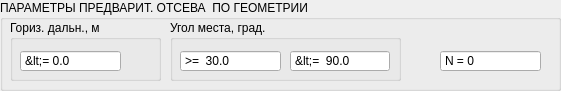
    <widget class="QGroupBox" name="groupBox_8">
     <property name="geometry">
      <rect>
       <x>10</x>
       <y>170</y>
       <width>561</width>
       <height>91</height>
      </rect>
     </property>
     <property name="title">
      <string>ПАРАМЕТРЫ ПРЕДВАРИТ. ОТСЕВА  ПО ГЕОМЕТРИИ</string>
     </property>
     <widget class="QGroupBox" name="groupBox_6">
      <property name="geometry">
       <rect>
        <x>10</x>
        <y>20</y>
        <width>151</width>
        <height>61</height>
       </rect>
      </property>
      <property name="title">
       <string>Гориз. дальн., м</string>
      </property>
      <widget class="QDoubleSpinBox" name="doubleSpinBox_40">
       <property name="geometry">
        <rect>
         <x>10</x>
         <y>30</y>
         <width>101</width>
         <height>22</height>
        </rect>
       </property>
       <property name="buttonSymbols">
        <enum>QAbstractSpinBox::NoButtons</enum>
       </property>
       <property name="prefix">
        <string>&lt;= </string>
       </property>
       <property name="suffix">
        <string/>
       </property>
       <property name="decimals">
        <number>1</number>
       </property>
       <property name="minimum">
        <double>0.000000000000000</double>
       </property>
       <property name="maximum">
        <double>1000000.000000000000000</double>
       </property>
       <property name="singleStep">
        <double>1.000000000000000</double>
       </property>
       <property name="value">
        <double>0.000000000000000</double>
       </property>
      </widget>
     </widget>
     <widget class="QGroupBox" name="groupBox_2">
      <property name="geometry">
       <rect>
        <x>170</x>
        <y>20</y>
        <width>231</width>
        <height>61</height>
       </rect>
      </property>
      <property name="title">
       <string>Угол места, град.</string>
      </property>
      <widget class="QDoubleSpinBox" name="doubleSpinBox_35">
       <property name="geometry">
        <rect>
         <x>10</x>
         <y>30</y>
         <width>101</width>
         <height>22</height>
        </rect>
       </property>
       <property name="buttonSymbols">
        <enum>QAbstractSpinBox::NoButtons</enum>
       </property>
       <property name="prefix">
        <string>&gt;=  </string>
       </property>
       <property name="suffix">
        <string/>
       </property>
       <property name="decimals">
        <number>1</number>
       </property>
       <property name="minimum">
        <double>0.000000000000000</double>
       </property>
       <property name="maximum">
        <double>90.000000000000000</double>
       </property>
       <property name="singleStep">
        <double>0.100000000000000</double>
       </property>
       <property name="value">
        <double>30.000000000000000</double>
       </property>
      </widget>
      <widget class="QDoubleSpinBox" name="doubleSpinBox_36">
       <property name="geometry">
        <rect>
         <x>120</x>
         <y>30</y>
         <width>100</width>
         <height>22</height>
        </rect>
       </property>
       <property name="buttonSymbols">
        <enum>QAbstractSpinBox::NoButtons</enum>
       </property>
       <property name="prefix">
        <string>&lt;=  </string>
       </property>
       <property name="suffix">
        <string/>
       </property>
       <property name="decimals">
        <number>1</number>
       </property>
       <property name="minimum">
        <double>0.000000000000000</double>
       </property>
       <property name="maximum">
        <double>90.000000000000000</double>
       </property>
       <property name="singleStep">
        <double>0.100000000000000</double>
       </property>
       <property name="value">
        <double>90.000000000000000</double>
       </property>
      </widget>
     </widget>
     <widget class="QDoubleSpinBox" name="doubleSpinBox_45">
      <property name="geometry">
       <rect>
        <x>440</x>
        <y>50</y>
        <width>101</width>
        <height>22</height>
       </rect>
      </property>
      <property name="readOnly">
       <bool>true</bool>
      </property>
      <property name="buttonSymbols">
       <enum>QAbstractSpinBox::NoButtons</enum>
      </property>
      <property name="prefix">
       <string>N = </string>
      </property>
      <property name="suffix">
       <string/>
      </property>
      <property name="decimals">
       <number>0</number>
      </property>
      <property name="minimum">
       <double>0.000000000000000</double>
      </property>
      <property name="maximum">
       <double>1000000.000000000000000</double>
      </property>
      <property name="singleStep">
       <double>0.100000000000000</double>
      </property>
      <property name="value">
       <double>0.000000000000000</double>
      </property>
     </widget>
    </widget>
